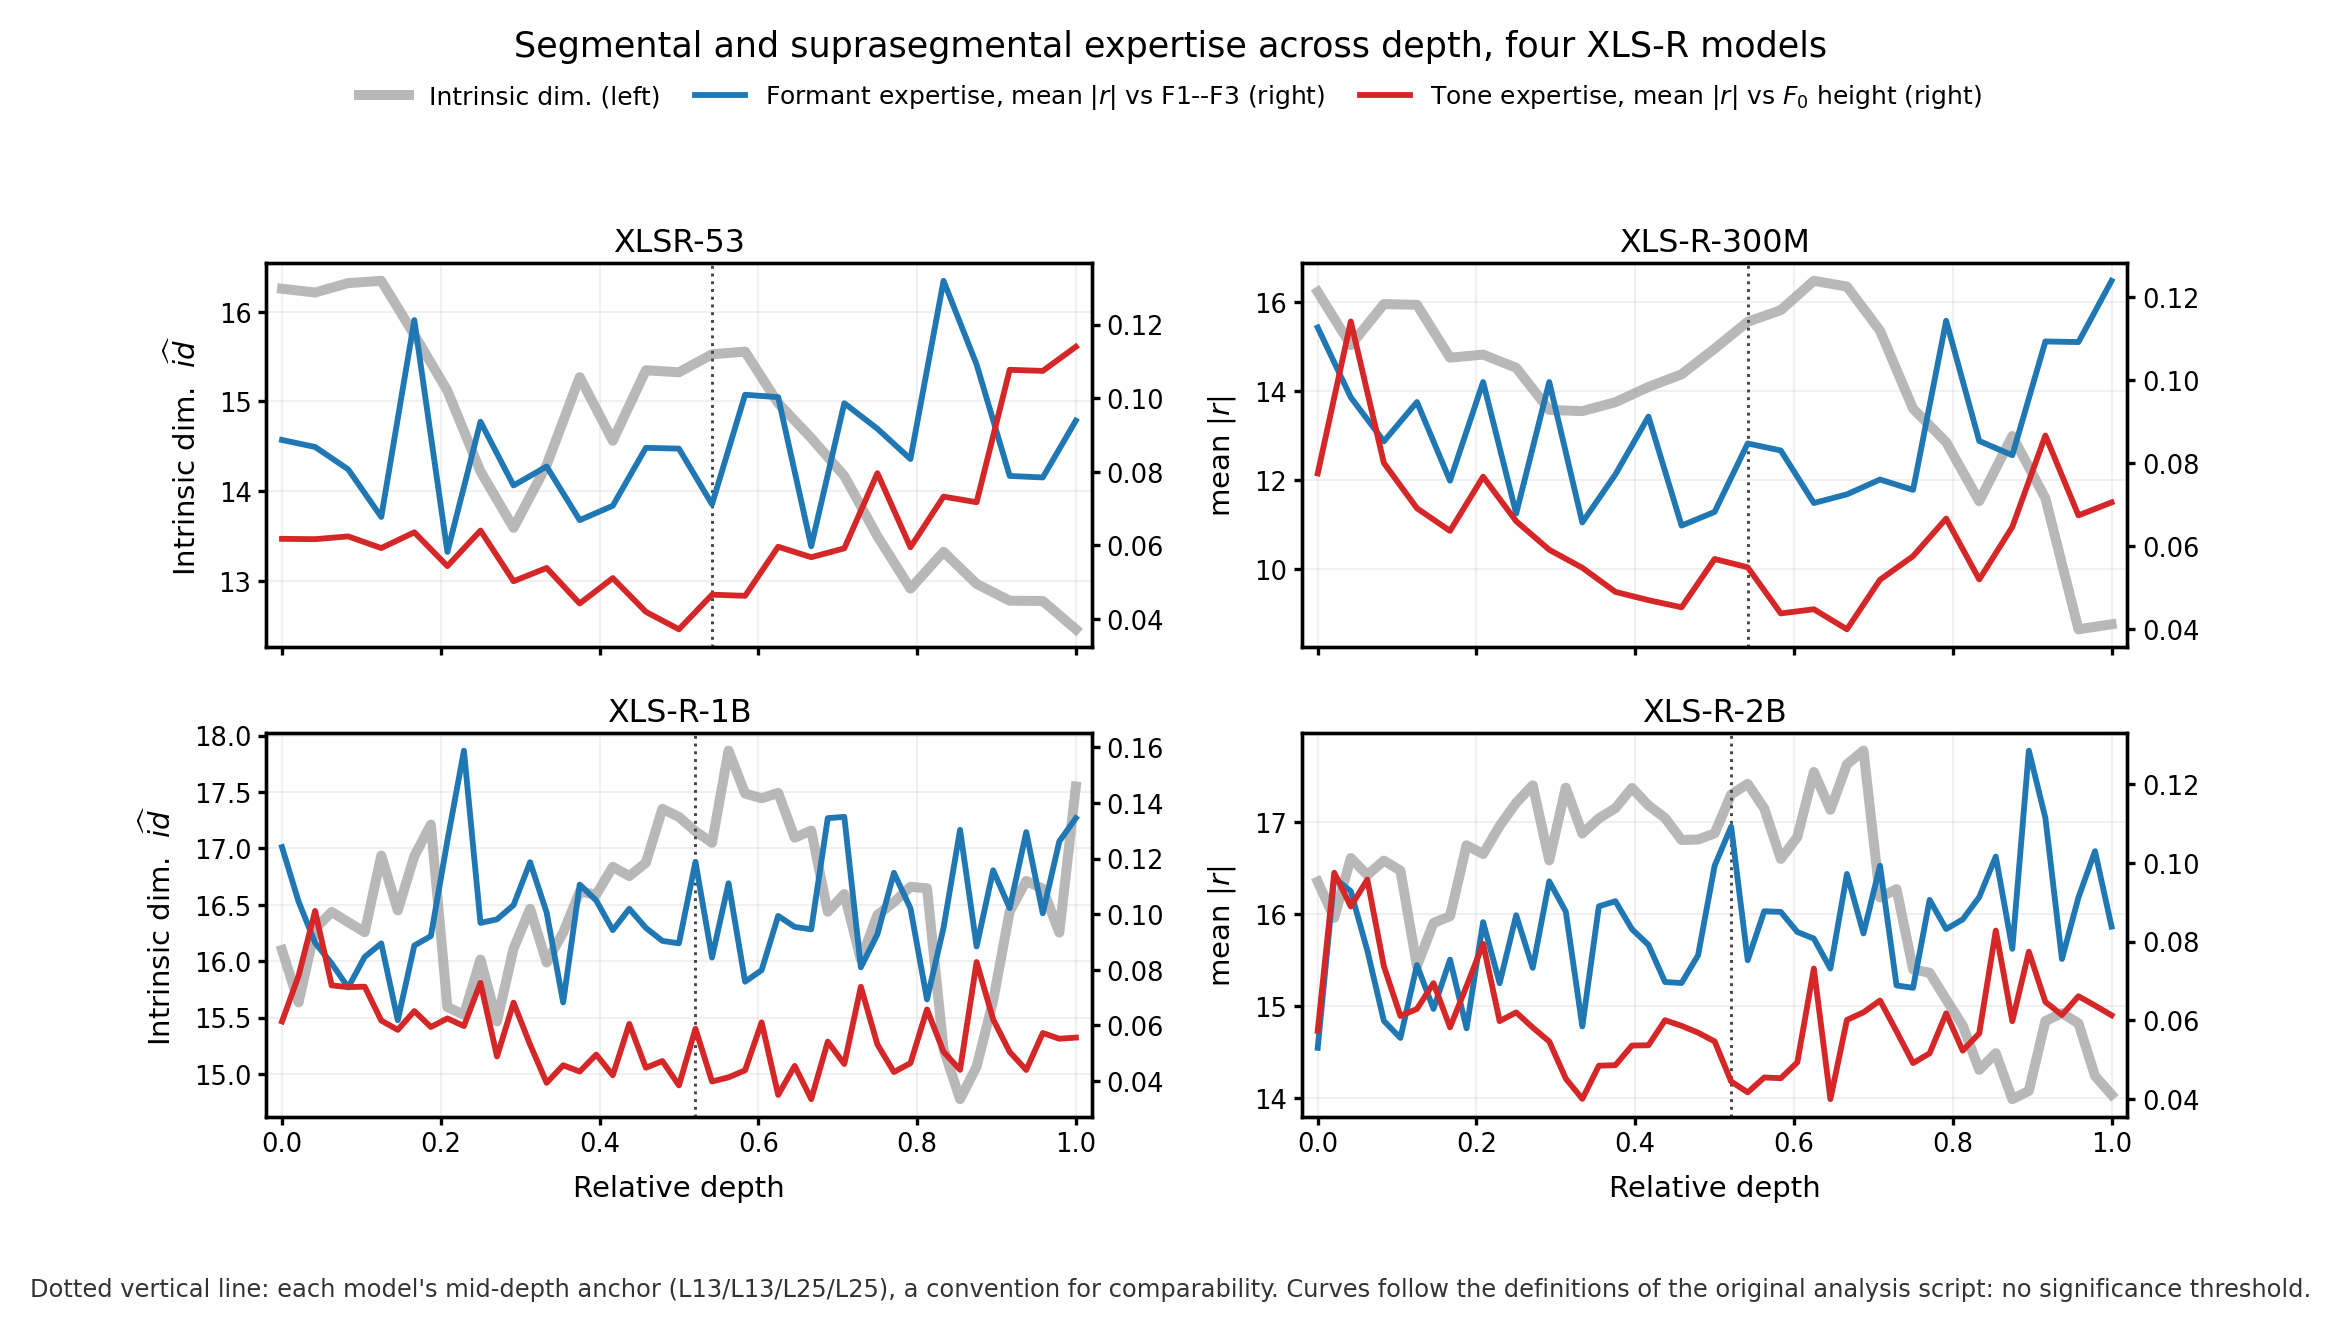

Here is the Python script that generated this plot:
#!/usr/bin/env python
# -*- coding: utf-8 -*-
"""Functional-hierarchy figure, four XLS-R models, aligned with the original
`06_rebuttal_problem_04_..._fig-dual_axis_global.py` definitions.

Why this script exists
----------------------
The original plotting script defines the two expertise curves as

    Tone_Expertise    = mean over all rows of |Corr_Height|
                        (global_results/Layer_Evolution_Analysis_allLayers.csv)
    Formant_Expertise = mean over all rows of |Max_Corr|
                        (formant_dim_analysis_cache/Formant_Lag_Analysis_Results_moreLayers.csv)

with no significance threshold, and Mean_ID as the plain mean of Intrinsic_Dim per
layer. This script reproduces exactly those definitions, so the figure is traceable
to the same numbers as the original, and re-lays it out at print size for a
two-column journal page.

Deviations from the original, all deliberate:
  * GLOBAL_MEAN rows are excluded from the ID average (the original averaged them
    in, which double-counts one pooled row).
  * 2x2 layout at 7.16 in instead of 1x4 at 17 in, so the type is readable when the
    figure is placed at \\linewidth.
  * Neutral panel titles (the original used "Congested Processing" /
    "Sequential Specialization", which the revision removes).
  * The original emitted three panels in the saved PNG while the script defines
    four; this version plots all four.

Output: fig/Functional_Hierarchy_Segmental_vs_Suprasegmental_4models.png
"""
import csv
import os

def _resolve(rel):
    """Find a data path whether the script sits in figures/ or in a flat unzip."""
    here = os.path.dirname(os.path.abspath(__file__))
    for base in (here, os.path.dirname(here)):
        p = os.path.abspath(os.path.join(base, rel))
        if os.path.exists(p):
            return p
    return os.path.abspath(os.path.join(here, rel))


import matplotlib
matplotlib.use("Agg")
import matplotlib.pyplot as plt
import numpy as np

HERE = os.path.dirname(os.path.abspath(__file__))

ROOT = _resolve("re-organized")
OUT = os.path.join(HERE, "fig3_functional_hierarchy.png")

CONFIGS = [
    ("XLSR-53",    "wav2vec2-large-xlsr-53", 13),
    ("XLS-R-300M", "wav2vec2-xls-r-300m",    13),
    ("XLS-R-1B",   "wav2vec2-xls-r-1b",      25),
    ("XLS-R-2B",   "wav2vec2-xls-r-2b",      25),
]


def load_model(model_dir):
    base = os.path.join(ROOT, model_dir)

    # --- mean intrinsic dimension per layer (GLOBAL_MEAN excluded) ---
    idir = os.path.join(base, "ID_result")
    id_mean = {}
    for f in sorted(os.listdir(idir)):
        if not (f.startswith("ID_Analysis_L") and f.endswith("_Fixed.csv")):
            continue
        layer = int(f.split("_L")[1].split("_")[0])
        vals = []
        with open(os.path.join(idir, f), newline="", encoding="utf-8") as fh:
            for row in csv.DictReader(fh):
                if row["Language"] == "GLOBAL_MEAN":
                    continue
                try:
                    vals.append(float(row["Intrinsic_Dim"]))
                except ValueError:
                    pass
        if vals:
            id_mean[layer] = sum(vals) / len(vals)

    # --- tone expertise: mean |Corr_Height| ---
    tone = {}
    gpath = os.path.join(base, "global_results", "Layer_Evolution_Analysis_allLayers.csv")
    with open(gpath, newline="", encoding="utf-8") as fh:
        acc = {}
        for row in csv.DictReader(fh):
            if row["Language"] == "GLOBAL_MEAN":
                continue
            try:
                v = abs(float(row["Corr_Height"]))
            except ValueError:
                continue
            acc.setdefault(int(row["Layer"]), []).append(v)
    tone = {L: sum(v) / len(v) for L, v in acc.items()}

    # --- formant expertise: mean |Max_Corr| over F1--F3, no threshold ---
    fpath = os.path.join(base, "formant_dim_analysis_cache",
                         "Formant_Lag_Analysis_Results_moreLayers.csv")
    acc = {}
    with open(fpath, newline="", encoding="utf-8") as fh:
        for row in csv.DictReader(fh):
            try:
                v = abs(float(row["Max_Corr"]))
            except ValueError:
                continue
            acc.setdefault(int(row["Layer"]), []).append(v)
    formant = {L: sum(v) / len(v) for L, v in acc.items()}

    layers = sorted(set(id_mean) & set(tone) & set(formant))
    x = np.array(layers) / max(layers)
    return (np.array(layers), x,
            np.array([id_mean[L] for L in layers]),
            np.array([formant[L] for L in layers]),
            np.array([tone[L] for L in layers]))


def main():
    fig, axes = plt.subplots(2, 2, figsize=(7.16, 4.1), dpi=300, sharex=True)

    for ax, (name, mdir, L_bt) in zip(axes.ravel(), CONFIGS):
        layers, x, idm, formant, tone = load_model(mdir)
        ax2 = ax.twinx()

        ax.plot(x, idm, "-", color="#7f7f7f", linewidth=2.4, alpha=0.55, zorder=1)
        ax2.plot(x, formant, "-", color="#1f77b4", linewidth=1.4, zorder=3)
        ax2.plot(x, tone, "-", color="#d62728", linewidth=1.4, zorder=3)

        ax.set_title(name, fontsize=7.6, pad=3)
        ax.tick_params(labelsize=6.2, length=2, pad=1.5)
        ax2.tick_params(labelsize=6.2, length=2, pad=1.5)
        ax.grid(alpha=0.18, linewidth=0.5)
        ax.set_xlim(-0.02, 1.02)
        ax.axvline(L_bt / max(layers), color="#444444", linewidth=0.7,
                   linestyle=":", zorder=2)

    for ax in axes[:, 0]:
        ax.set_ylabel("Intrinsic dim.  $\\widehat{id}$", fontsize=7)
    for ax in axes[:, 1]:
        ax.set_ylabel("mean $|r|$", fontsize=7)
    for ax in axes[1, :]:
        ax.set_xlabel("Relative depth", fontsize=7)

    handles = [plt.Line2D([], [], color="#7f7f7f", linewidth=2.4, alpha=0.55),
               plt.Line2D([], [], color="#1f77b4", linewidth=1.4),
               plt.Line2D([], [], color="#d62728", linewidth=1.4)]
    labels = ["Intrinsic dim. (left)",
              "Formant expertise, mean $|r|$ vs F1--F3 (right)",
              "Tone expertise, mean $|r|$ vs $F_0$ height (right)"]
    fig.legend(handles, labels, fontsize=6.0, loc="upper center", ncol=3,
               frameon=False, bbox_to_anchor=(0.5, 0.975), handlelength=2.0,
               columnspacing=1.4)

    fig.suptitle("Segmental and suprasegmental expertise across depth, four XLS-R models",
                 fontsize=8.4, y=1.0)
    fig.text(0.5, -0.03,
             "Dotted vertical line: each model's mid-depth anchor (L13/L13/L25/L25), a convention for comparability. "
             "Curves follow the definitions of the original analysis script: no significance threshold.",
             ha="center", fontsize=5.8, color="#333333")
    fig.tight_layout(rect=(0, 0.01, 1, 0.94), h_pad=1.0, w_pad=1.0)
    fig.savefig(OUT, bbox_inches="tight", facecolor="white")
    print("wrote", OUT)


if __name__ == "__main__":
    main()
